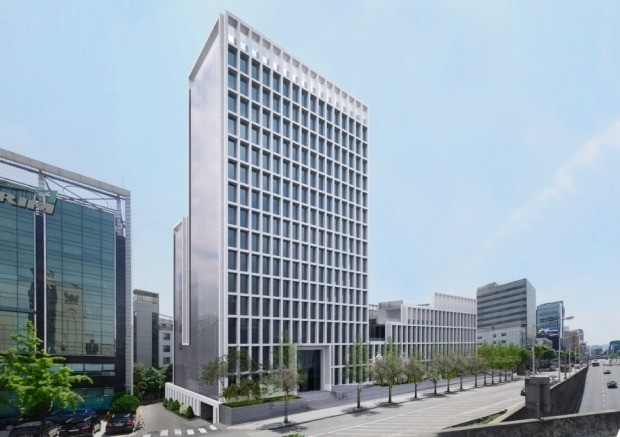
#> input picture 5주차+업로드+자료/building.jpg, 620 x 437 px
$ python my_HCD.py   (older library calls are emulated)
#> lines starting #> are read from the running program, lines starting #| are printed output that depends on the picture; after the words box and inside, x2 and y2 are one past the last pixel; in counts of white or black regions, pixels touching at a corner belong together
import cv2
import numpy as np
from my_edgeDetector import my_DoG

def find_localMax(R, ksize):
    '''
    :param R: Harris corner detection의 Response를 thresholding 한 array
    :param ksize : local_Maxima를 찾을 Kernel size
    :return: 지역 최대값.
    '''
    kernel = np.ones((ksize,ksize))

    dilate = cv2.dilate(R, kernel)
    localMax = (R == dilate)

    erode = cv2.erode(R, kernel)
    localMax2 = R > erode
    localMax &= localMax2

    R[localMax != True] = 0

    return R


def my_HCD(src, method, blockSize, ksize, sigma1, sigma2, k):
    '''
    :param src: 원본 이미지
    :param method : "HARRIS" : harris 방법 사용, "K&T" : Kanade & Tomasi 방법 사용
    :param blockSize: Corner를 검출할 때 고려할 주변 픽셀영역(Window 크기)
    :param ksize: DoG kernel size
    :param sigma1 : DoG에서 사용할 Sigma
    :param sigma2 : Covariance matrix에 Gaussian을 적용할 때 사용할 Sigma
    :param k: 경험적 상수 0.004~0.006
    :return: Corner response
    '''
    y, x = len(src), len(src[0])

    R = np.zeros(src.shape)  # Corner response를 받을 matrix 미리 생성

    #DoG. 배포해 드린 파일의 함수를 사용하세요.
    # gradX = my_DoG(src, ksize, sigma1, gx=1, boundary = 2)
    # gradY = my_DoG(src, ksize, sigma1, gx=0, boundary = 2)
    #Sobel. cv2.Sobel 함수 이용하시면 됩니다.
    gradX = cv2.Sobel(src, cv2.CV_32F, dx = 1, dy = 0, ksize = ksize)
    gradY = cv2.Sobel(src, cv2.CV_32F, dx = 0, dy = 1, ksize = ksize)

    #Covariance matrix 계산
    IxIx = np.multiply(gradX,gradX)
    IxIy = np.multiply(gradX,gradY)
    IyIy = np.multiply(gradY,gradY)
    IxIxGaussian = cv2.GaussianBlur(IxIx,(blockSize,blockSize),sigma2)
    IxIyGaussian = cv2.GaussianBlur(IxIy, (blockSize, blockSize), sigma2)
    IyIyGaussian = cv2.GaussianBlur(IyIy, (blockSize, blockSize), sigma2)


    M = np.zeros((2,2))
    # harris 방법
    if method == "HARRIS":
        for i in range(y):
            for j in range(x):
                #Harris 방법으로 R을 계산하세요.
                M[0,0] = np.sum(IxIxGaussian[i,j])
                M[0,1] = M[1,0] = np.sum(IxIyGaussian[i,j])
                M[1,1] = np.sum(IyIyGaussian[i,j])
                lam = np.linalg.eigvals(M)
                det = lam[0] * lam[1]
                tr = lam[0] + lam[1]
                R[i,j] = det - k * (tr ** 2)


    # Kanade & Tomasi 방법
    elif method == "K&T":
        for i in range(y):
            for j in range(x):
                #Kanade & Tomasi 방법으로 R을 계산하세요.
                M[0,0] = np.sum(IxIxGaussian[i,j])
                M[0,1] = M[1,0] = np.sum(IxIyGaussian[i,j])
                M[1,1] = np.sum(IyIyGaussian[i,j])
                lam = np.linalg.eigvals(M)
                R[i,j] = np.min(lam)


    return R

# 픽셀 단위 쓰면 안된다고 해서 이제 안쓰는 함수.
'''
def get_eig_custom(src, target, blockSize, ksize, sigma1, sigma2):
    y,x = target[0], target[1]
    offset = blockSize // 2


    roi = src[y-offset:y+offset+1, x-offset:x+offset+1]

    #DoG
    #gradX = my_DoG(roi, ksize, sigma1, gx=1, boundary = 2)
    #gradY = my_DoG(roi, ksize, sigma1, gx=0, boundary = 2)

    #Sobel
    gradX = cv2.Sobel(roi, cv2.CV_32F, dx = 1, dy = 0, ksize = ksize)
    gradY = cv2.Sobel(roi, cv2.CV_32F, dx = 0, dy = 1, ksize = ksize)

    gaus = cv2.GaussianBlur(roi,(blockSize,blockSize),sigma2)

    M = np.zeros((2,2))

    M[0,0] = np.sum(np.multiply(np.multiply(gradX,gradX),gaus))
    M[0,1] = np.sum(np.multiply(np.multiply(gradX,gradY),gaus))
    M[1,0] = M[0,1]
    M[1,1] = np.sum(np.multiply(np.multiply(gradY,gradY),gaus))

    lam = np.linalg.eigvals(M)

    return lam
'''


src = cv2.imread('./building.jpg')
#> src is the input picture: shape (437, 620, 3); mean B, G, R 180.3, 168, 151.9
gray = cv2.cvtColor(src, cv2.COLOR_BGR2GRAY)
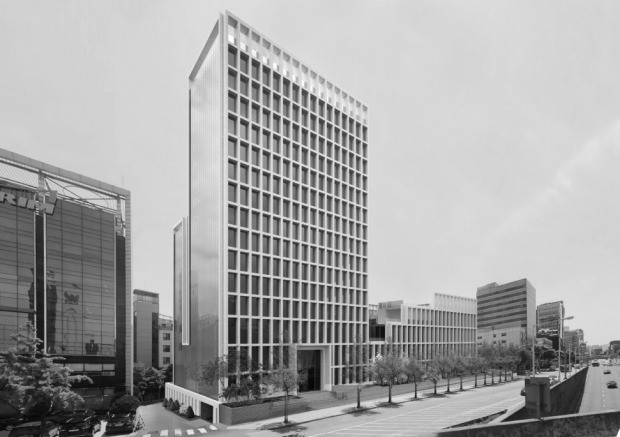
#> gray: shape (437, 620); min 2, max 255, mean 164.6
gray = gray.astype(np.float32)
gray /= 255. #내장함수를 사용하지 않고 정규화.

blockSize = 7       #corner detection에서의 Window 크기
ksize = 3           #DoG나 Sobel에 사용할 Kernel 크기
sigma1 = 0.5        #DoG사용시 Sigma
sigma2 = 2          #Covariance matrix, Gaussian 적용에 사용할 Sigma
k = 0.04            #경험적 상수 K
method = 'HARRIS'   # 또는 K&T

R = my_HCD(gray, method, blockSize, ksize, sigma1, sigma2, k)
#> in my_HCD, `y, x = len(src), len(src[0])`: y = 437; x = 620
#> in my_HCD, `IxIxGaussian = cv2.GaussianBlur(IxIx,(blockSize,blockSize),sigma2)`:
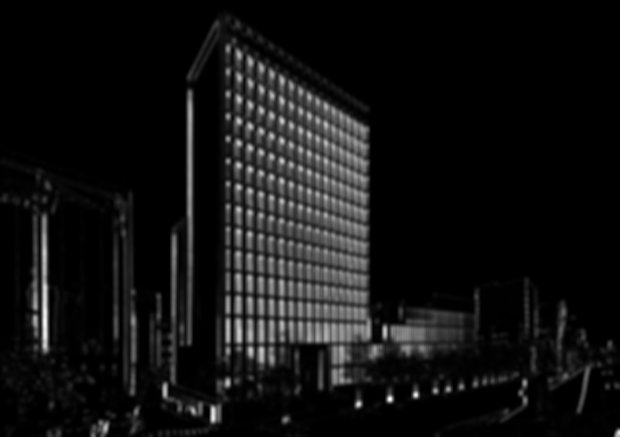
#> IxIxGaussian: shape (437, 620) float32; min 0, max 2.74, mean 0.201; drawn with min black and max white
#> in my_HCD, `IxIyGaussian = cv2.GaussianBlur(IxIy, (blockSize, blockSize), sigma2)`:
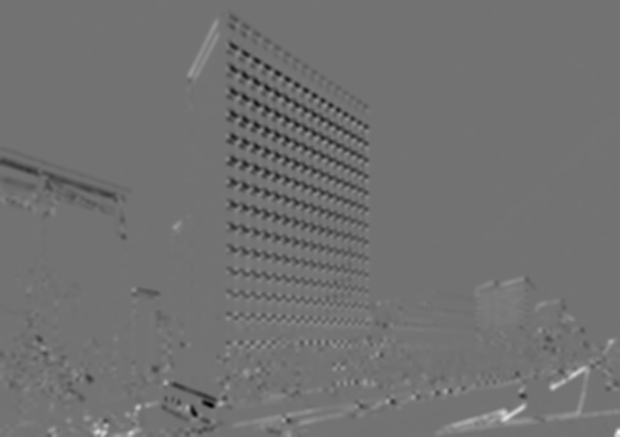
#> IxIyGaussian: shape (437, 620) float32; min -0.825, max 1, mean -0.00697; drawn with min black and max white
#> after the loop in my_HCD, `for i in range(y):`:
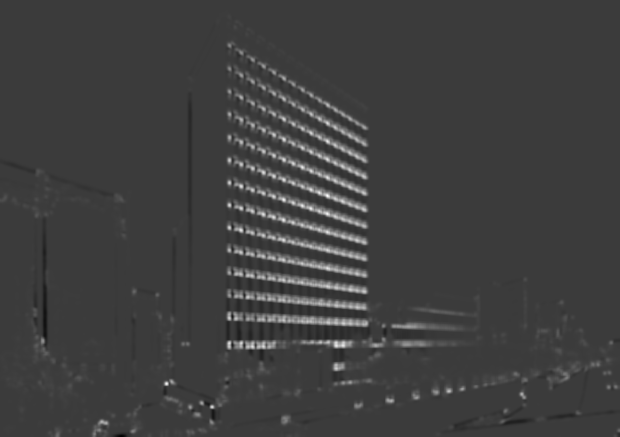
#> R: shape (437, 620) float64; min -0.378, max 1.24, mean 0.0273; drawn with min black and max white
#> after the loop in my_HCD, `for i in range(y):`: M = [[1.86, 0.648], [0.648, 0.273]]

thresh = 0.01
R[R < thresh * R.max()] = 0 #thresholding
R = find_localMax(R, blockSize)
#> in find_localMax, `localMax = (R == dilate)`:
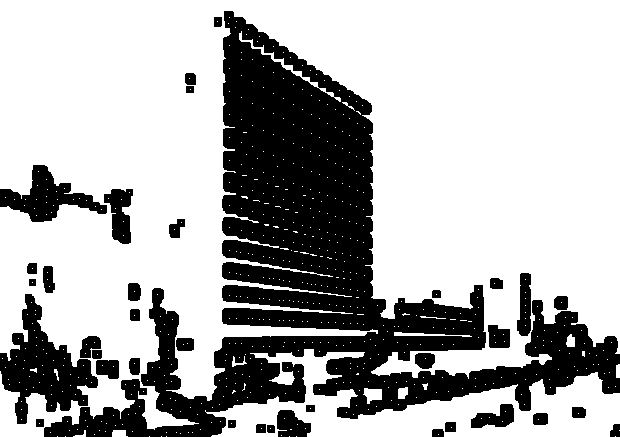
#> localMax: shape (437, 620) bool; 68.9% white; 36 black regions, largest, box (x1, y1, x2, y2) and area: (44, 11, 620, 437) 68731, (0, 294, 98, 424) 5592, (0, 165, 107, 222) 2572
#> in find_localMax, `localMax2 = R > erode`: localMax2: shape (437, 620) bool; 15.5% white; 167 white regions (52 under 20 px), largest, box (x1, y1, x2, y2) and area: (225, 293, 481, 333) 2953, (225, 334, 483, 355) 2376, (23, 297, 95, 409) 2016
#> in find_localMax, `localMax &= localMax2`: localMax: shape (437, 620) bool; 0.22% white in thin lines or dots
#> in find_localMax, `R[localMax != True] = 0`:
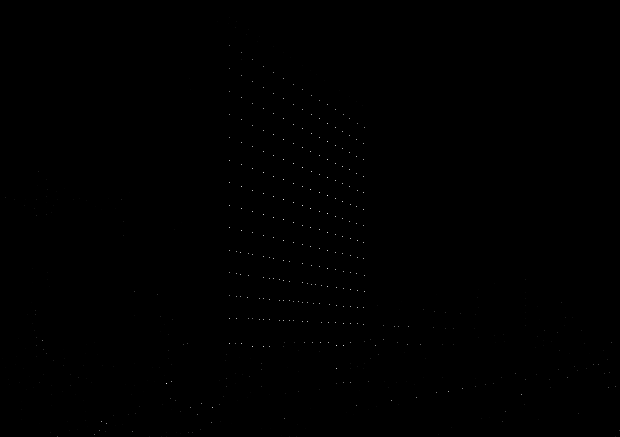
#> R: shape (437, 620) float64; min 0, max 1.24, mean 0.000925; drawn with min black and max white

# Corner 위치에 원을 그려주는 코드
ordY, ordX = np.where(R!=0) #R이 0이아닌 좌표를 Return
#> ordY = 586 values from 17 to 436; ordX = 586 values, max 619 at index 567, min 2 at index 401, mean 280.3
for i in range(len(ordX)):
    cv2.circle(src, (ordX[i], ordY[i]), 2, (0,0,255), -1)
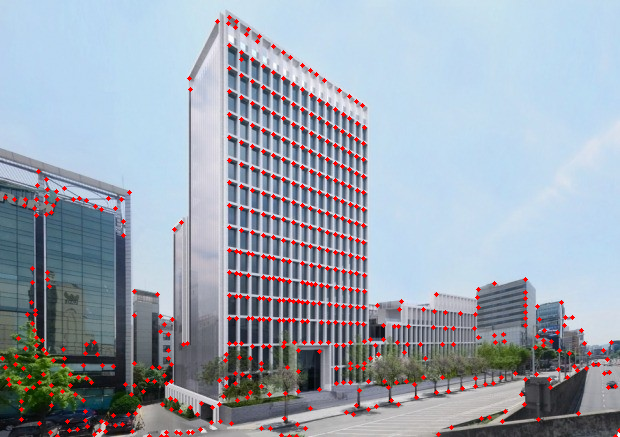
#> src: shape (437, 620, 3); mean B, G, R 176.9, 164.7, 155.9

cv2.imshow('src', src)
cv2.imshow('gray', gray)
cv2.waitKey()
cv2.destroyAllWindows()
